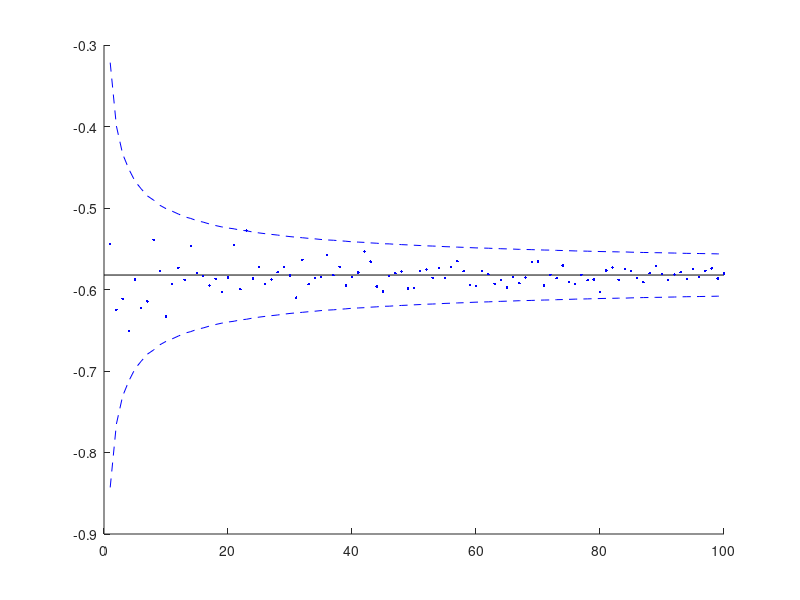

The MATLAB source for this figure:
clear
clc
rng(0)

xmax = 4;
xmin = 2;
ymax = 3;
ymin = 1;
mat1 = zeros(100,2); 
fx = @(U) (xmax-xmin).*(ymax-ymin).*sin((xmin + (xmax-xmin).*U(:,1))...
        .*(ymin + (ymax-ymin).*U(:,2)) );
for ix = 1:100
    n =1000*ix; 
    U = rand(n,2);
    fxvalues = fx(U); 
    mat1(ix,:) = [mean(fxvalues) 3*std(fxvalues)/sqrt(n)] ; 
end
fun = @(x,y) sin(x.*y);
q = integral2(fun,xmin,xmax,ymin,ymax); 

lower = q - mat1(:,2); 
upper = q + mat1(:,2); 

figure()
hold on 
plot([0 100], [q q], 'k-') 
plot(lower,'b--')
plot(upper,'b--') 
plot(mat1(:,1),'b.') 
hold off
